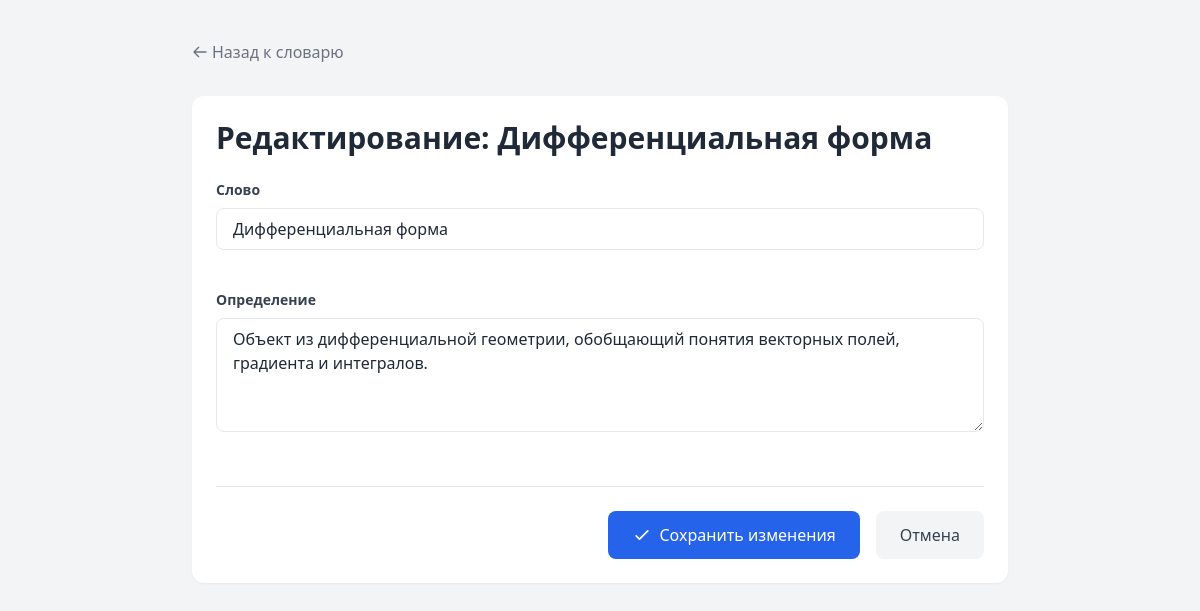
The app's page /dictionary/edit/5/ (signed in) with its own data.
### core/models.py (models this page shows, shortened)
class DictionaryEntry(models.Model):
    word = models.CharField('Слово', max_length=100, unique=True)
    definition = models.TextField('Определение')
    created_at = models.DateTimeField(auto_now_add=True)

### core/views.py (the view, shortened to what this page needs)
# urls.py: path('dictionary/edit/<int:pk>/', UpdateWordView.as_view(), name='edit-word'),
@method_decorator(staff_member_required, name='dispatch')
class UpdateWordView(LoginRequiredMixin, UserPassesTestMixin, UpdateView):
    model = DictionaryEntry
    form_class = DictionaryEntryForm
    template_name = 'dictionary/edit_word.html'
    success_url = reverse_lazy('dictionary')
    def test_func(self):
        return self.request.user.is_staff

### core/forms.py
class DictionaryEntryForm(forms.ModelForm):
    class Meta:
        model = DictionaryEntry
        fields = ['word', 'definition']
        widgets = {
            'word': forms.TextInput(attrs={
                'class': 'w-full px-4 py-2 border rounded-lg mb-4',
                'placeholder': 'Введите слово'
            }),
            'definition': forms.Textarea(attrs={
                'class': 'w-full px-4 py-2 border rounded-lg mb-4',
                'placeholder': 'Введите определение',
                'rows': 4
            }),
        }

### core/templates/dictionary/edit_word.html (shortened to what this page needs)
{% extends 'base.html' %}
{% block content %}
<div class="max-w-6xl mx-auto p-4">
    <div class="mb-8">
        <a href="{% url 'dictionary-list' %}"
           class="text-gray-500 hover:text-gray-700 flex items-center">
            <svg class="w-4 h-4 mr-1" fill="none" stroke="currentColor" viewBox="0 0 24 24">
                <path stroke-linecap="round" stroke-linejoin="round" stroke-width="2" d="M10 19l-7-7m0 0l7-7m-7 7h18"/>
            </svg>
            Назад к словарю
        </a>
    </div>
    <div class="bg-white rounded-xl shadow-sm p-6">
        <h1 class="text-3xl font-bold text-gray-800 mb-6">
            Редактирование: {{ form.instance.word }}
        </h1>
        {% if not user.is_staff %}
        <div class="bg-red-100 border border-red-400 text-red-700 px-4 py-3 rounded-lg mb-6">
            У вас нет прав для редактирования слов
        </div>
        {% else %}
        <form method="post" novalidate>
            <div class="mb-6">
                <label class="block text-gray-700 text-sm font-semibold mb-2">
                    Слово
                </label>
                {{ form.word }}
            </div>
            <div class="mb-8">
                <label class="block text-gray-700 text-sm font-semibold mb-2">
                    Определение
                </label>
                {{ form.definition }}
            </div>
            <div class="flex items-center justify-end space-x-4 border-t pt-6">
                <button type="submit"
                        class="px-6 py-3 bg-blue-600 text-white rounded-lg hover:bg-blue-700 transition-colors flex items-center">
                    <svg class="w-5 h-5 mr-2" fill="none" stroke="currentColor" viewBox="0 0 24 24">
                        <path stroke-linecap="round" stroke-linejoin="round" stroke-width="2" d="M5 13l4 4L19 7"/>
                    </svg>
                    Сохранить изменения
                </button>
                <a href="{% url 'dictionary-list' %}"
                   class="px-6 py-3 bg-gray-100 text-gray-700 rounded-lg hover:bg-gray-200 transition-colors">
                    Отмена
                </a>
            </div>
        </form>
        {% endif %}
    </div>
</div>
{% endblock %}

### records on screen
DictionaryEntry: instance.word "Дифференциальная форма", word "Дифференциальная форма", definition "Объект из дифференциальной геометрии, обобщающий понятия векторных полей, градиента и интегралов."
